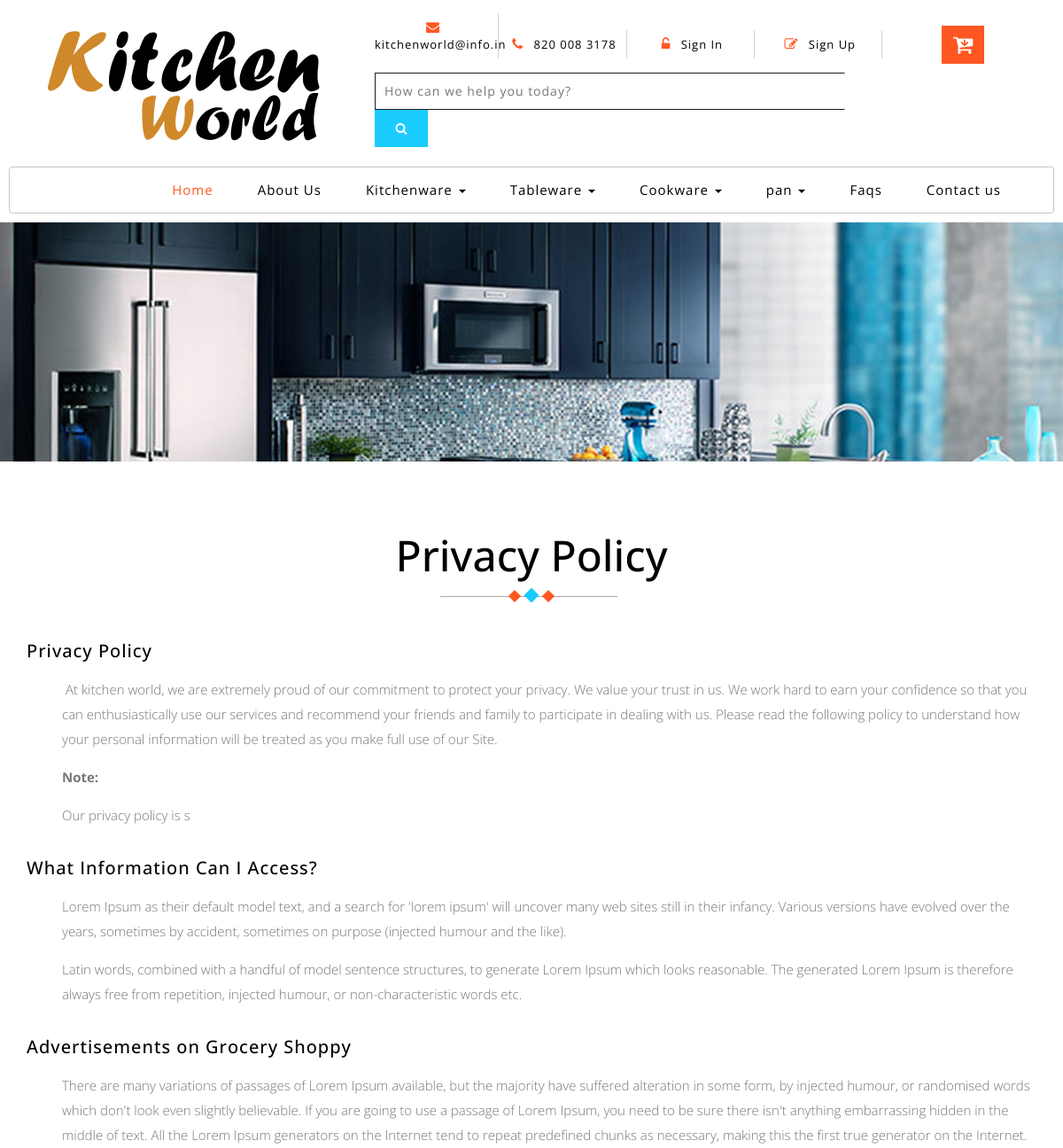
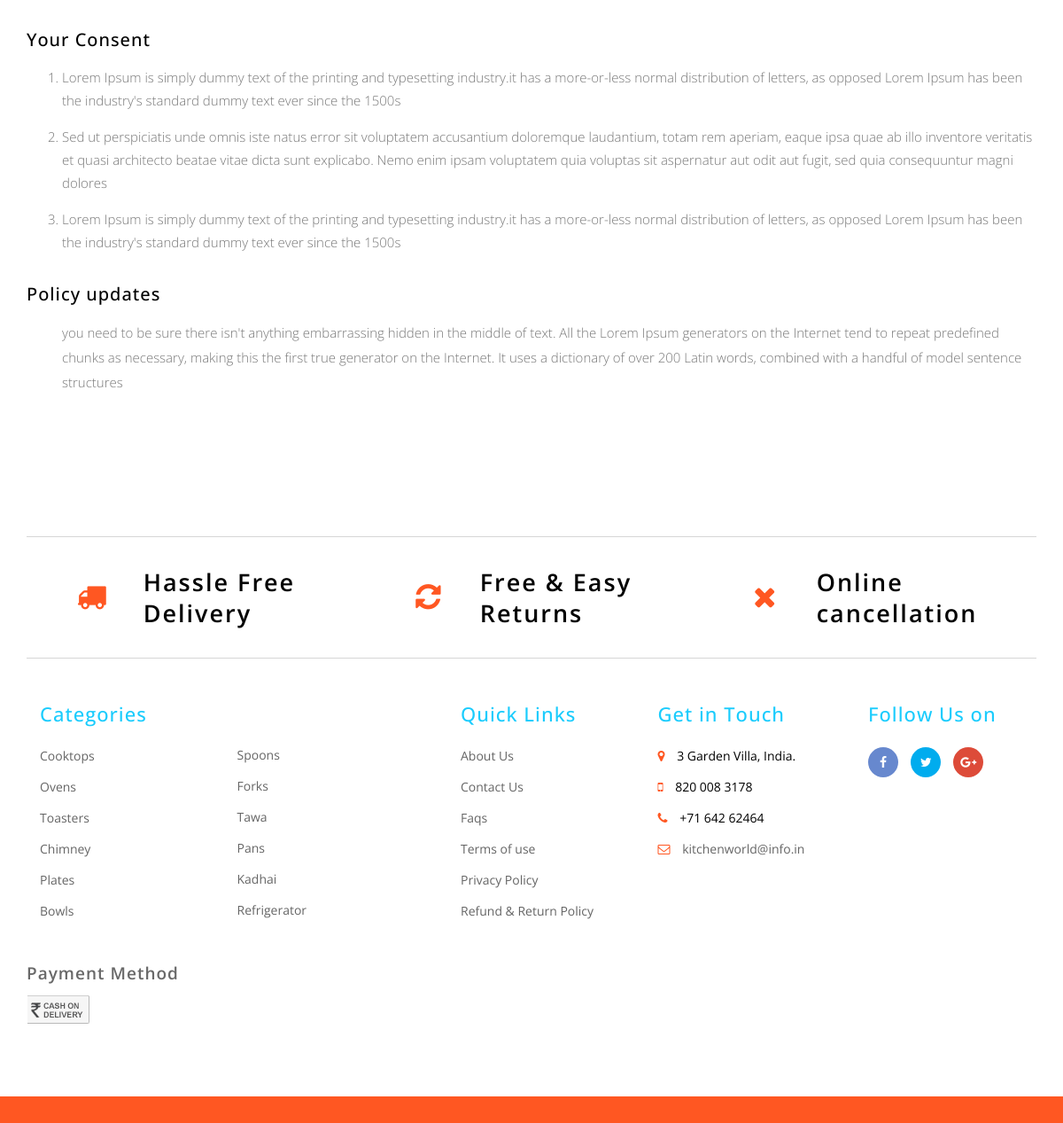
Page /privacy.php on the committed database (2 pictures, top to bottom).
### tables this page shows
CREATE TABLE `category` (
  `c_id` int(30) NOT NULL,
  `c_name` varchar(250) NOT NULL
);

CREATE TABLE `privacy` (
  `id` int(30) NOT NULL,
  `detail` varchar(500) NOT NULL
);

### web/privacy.php (the view)
 <?php include('header.php'); ?>
	<div class="page-head_agile_info_w3l">
	</div>
	<section class="terms-of-use">
		<div class="terms">
			<div class="container">
				<h3 class="tittle-w3l">Privacy Policy
					<span class="heading-style">
						<i></i>
						<i></i>
						<i></i>
					</span>
				</h3>
	            <?php
				  $query=mysqli_query($conn,"SELECT * FROM `privacy`");
				  while($row=mysqli_fetch_assoc($query))
				  {
					 echo $row['detail'];
				  }?>
				<h6>What Information Can I Access?</h6>
				<p> Lorem Ipsum as their default model text, and a search for 'lorem ipsum' will uncover many web sites still in their infancy.
					Various versions have evolved over the years, sometimes by accident, sometimes on purpose (injected humour and the like).</p>
				<p> Latin words, combined with a handful of model sentence structures, to generate Lorem Ipsum which looks reasonable. The
					generated Lorem Ipsum is therefore always free from repetition, injected humour, or non-characteristic words etc.</p>
				<h6> Advertisements on Grocery Shoppy</h6>
				<p>There are many variations of passages of Lorem Ipsum available, but the majority have suffered alteration in some form,
					by injected humour, or randomised words which don't look even slightly believable. If you are going to use a passage
					of Lorem Ipsum, you need to be sure there isn't anything embarrassing hidden in the middle of text. All the Lorem Ipsum
					generators on the Internet tend to repeat predefined chunks as necessary, making this the first true generator on the
					Internet.
				</p>
				<h6>Your Consent</h6>
				<ol start="1">
					<li>Lorem Ipsum is simply dummy text of the printing and typesetting industry.it has a more-or-less normal distribution
						of letters, as opposed Lorem Ipsum has been the industry's standard dummy text ever since the 1500s</li>
					<li>Sed ut perspiciatis unde omnis iste natus error sit voluptatem accusantium doloremque laudantium, totam rem aperiam,
						eaque ipsa quae ab illo inventore veritatis et quasi architecto beatae vitae dicta sunt explicabo. Nemo enim ipsam
						voluptatem quia voluptas sit aspernatur aut odit aut fugit, sed quia consequuntur magni dolores</li>
					<li>Lorem Ipsum is simply dummy text of the printing and typesetting industry.it has a more-or-less normal distribution
						of letters, as opposed Lorem Ipsum has been the industry's standard dummy text ever since the 1500s</li>
				</ol>
				<h6>Policy updates</h6>
				<p> you need to be sure there isn't anything embarrassing hidden in the middle of text. All the Lorem Ipsum generators on
					the Internet tend to repeat predefined chunks as necessary, making this the first true generator on the Internet. It
					uses a dictionary of over 200 Latin words, combined with a handful of model sentence structures</p>
			</div>
		</div>
	</section>
	 <?php include('footer.php');?>
</body>
</html>

### web/header.php (shortened to what this page needs)
<?php
include('session.php');
if(isset($_SESSION['email'])){
	$page_owner=$_SESSION['email'];
} else {
	$page_owner='';
	$quee=mysqli_query($conn,"SELECT * FROM visitore");
	while($fetch=mysqli_fetch_assoc($quee))
	{
		$update=$fetch['visitore_store'];
		$timepass =$update+1;
		mysqli_query($conn,"UPDATE `visitore` SET  `visitore_store`='$timepass'");
		$timepass++;}
	}
	?>
	<!DOCTYPE html>
	<html lang="zxx">
	<head>
		<link href="css/bootstrap.css" rel="stylesheet" type="text/css" media="all" />
		<link href="css/style.css" rel="stylesheet" type="text/css" media="all" />
		<link href="css/font-awesome.css" rel="stylesheet">
		<link href="css/popuo-box.css" rel="stylesheet" type="text/css" media="all" />
		<link rel="stylesheet" type="text/css" href="css/jquery-ui1.css">
	</head>
<body >
<div class="header-bot " >
  <div class="header-bot_inner_wthreeinfo_header_mid" >
         <div class="col-md-4 logo_agile">
	            <img src="images/logo.svg" alt="">
		 </div>
	      <div class="col-md-8 header" >
		       <ul>
			       <li>
							<a href="mailto:KitchenWorld@info.in" >
								<span class="fa fa-envelope" aria-hidden="true"></span> kitchenworld@info.in</a>
			       </li>
			       <li>
								<span class="fa fa-phone" aria-hidden="true"></span> 820 008 3178
				   </li>
				   <?php
				   if($page_owner=='')
				   { ?>
				   <li>
							<a href="#" data-toggle="modal" data-target="#myModal1">
								<span class="fa fa-unlock-alt" aria-hidden="true"></span> Sign In </a>
				   </li>
				    <li>
								<a href="#" data-toggle="modal" data-target="#myModal2">
									<span class="fa fa-pencil-square-o" aria-hidden="true"></span> Sign Up </a>
					</li>
					<?php } ?>
								<div class="top_nav_right">
									<div class="wthreecartaits wthreecartaits2 cart cart box_1">
										<form action="checkout.php" method="post" class="last">
											<button class="w3view-cart" type="submit" name="submit" value="">
											<i class="fa fa-cart-arrow-down" aria-hidden="true"></i>
											</button>
										</form>
									</div>
								</div>
		       </ul>
						<div class="agileits_search">
							<form onsubmit="return false">
								<input name="Search" type="text"  placeholder="How can we help you today?" id='g_search' required="" autocomplete="off" >
								<button type="submit" name="submit" class="btn btn-default" aria-label="Left Align"   id='opens'>
								   <span class="fa fa-search" aria-hidden="true"> </span>
								</button>
							</form>
						 </div>
	     </div>
  </div>
</div>
                                  <div class="ban-top" >
										<div class="container">
											<div class="top_nav_left">
												<nav class="navbar navbar-default">
													<div class="container-fluid">
													<div class="collapse navbar-collapse menu--shylock" id="bs-example-navbar-collapse-1">
														<ul class="nav navbar-nav menu__list">
															<li class="active">
																<a class="nav-stylehead" href="index.php">Home
																</a>
															</li>
															<li class="">
																<a class="nav-stylehead" href="about.php">About Us</a>
															</li>
													<?php $chkcat=mysqli_query($conn,"SELECT * FROM `category`");
													while ($row=mysqli_fetch_assoc($chkcat)) {?>
														 <li class="dropdown">
															   <a href="index.php" class="dropdown-toggle nav-stylehead" data-toggle="dropdown" role="button" aria-haspopup="true" aria-expanded="false"><?php echo $row['c_name']; ?>
																	<span class="caret"></span>
																</a>
															</li>
														<?php } ?>
														<li class="">
															<a class="nav-stylehead" href="faqs.php">Faqs</a>
														</li>
														<li class="">
															<a class="nav-stylehead" href="contact.php">Contact us</a>
														</li>
													</ul>
												</div>
											</div>
										</nav>
									</div>
								</div>
							</div>

### rows in the picture
category: c_name "Kitchenware"
category: c_name "Tableware"
category: c_name "Cookware"
category: c_name "pan"
privacy: detail "Privacy Policy At kitchen world, we are extremely proud of our commitment to protect your privacy. We value your trust in us. We work hard to earn your confidence so that you can enthusiastically use our services and recommend your friends and family to participate in dealing with us. Please read the following policy to understand how your personal information will be treated as you make full use of our Site. Note: Our privacy policy is s"
